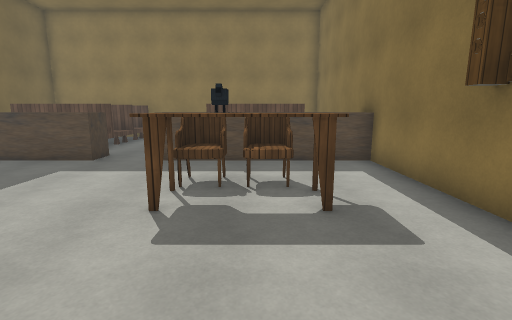
view 1 (above)

17 first-person views from a walk through a 3-D level made in the Unity game engine. The camera is 1.5 m above the floor, tilts 10° down and sees 85° across. The floor is counted in squares, 1 m on a side. Each view is taken from the middle of a square. On the plan, view 1 faces up. The plan holds only what a view shows up to about 14 squares ahead; the rest is blank. The player is left out. Some surface patterns are stand-ins.

view 2
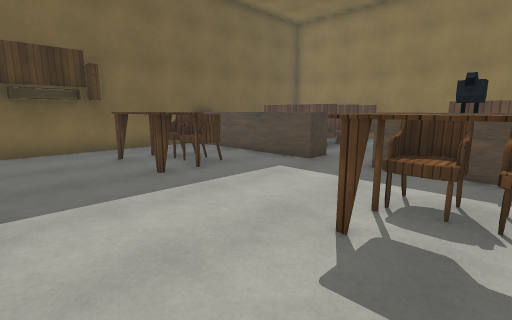

view 3
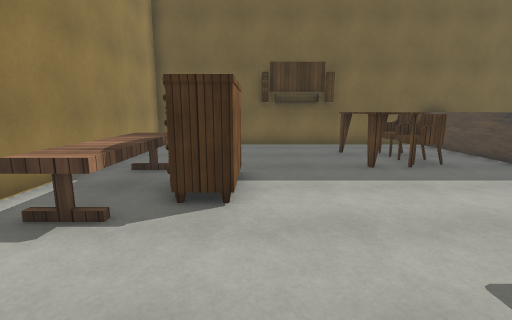

view 4
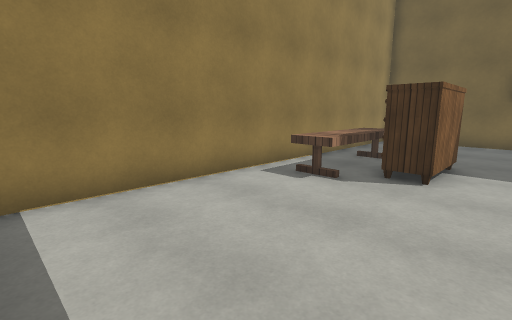

view 5
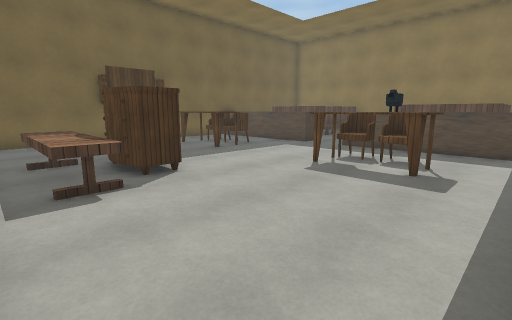

view 6
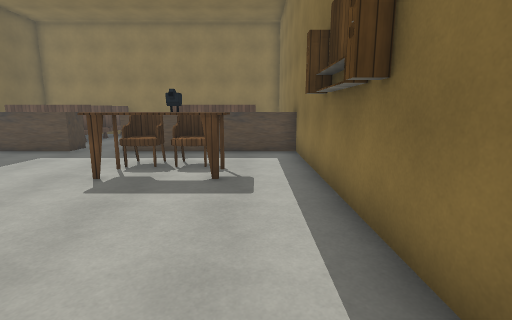

view 7
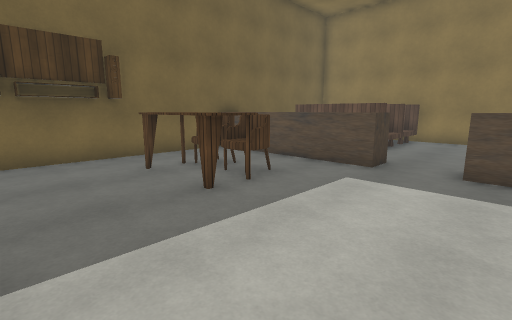

view 8
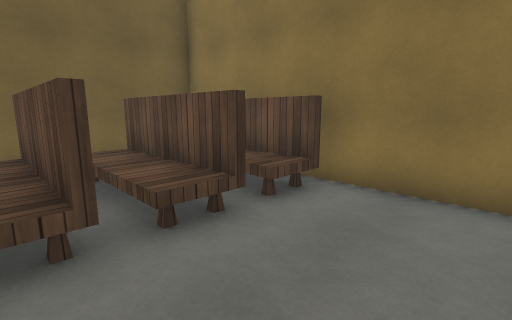

view 9
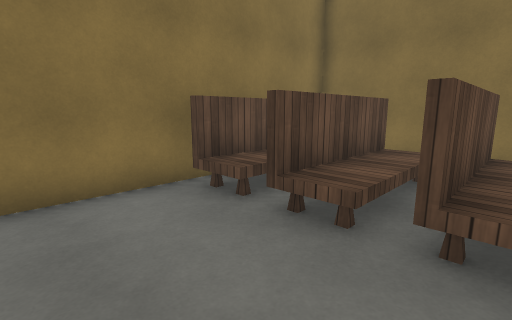

view 10
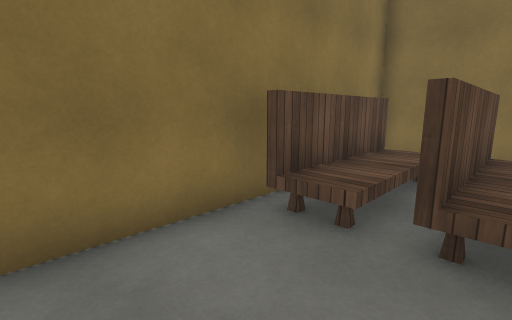

view 11
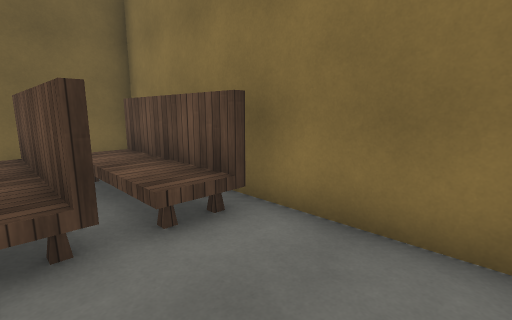

view 12
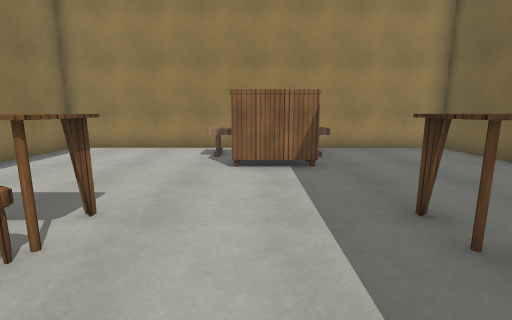

view 13
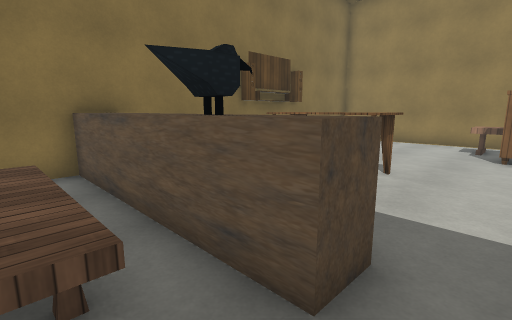

view 14
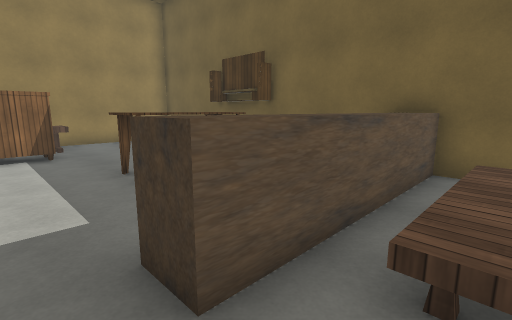

view 15
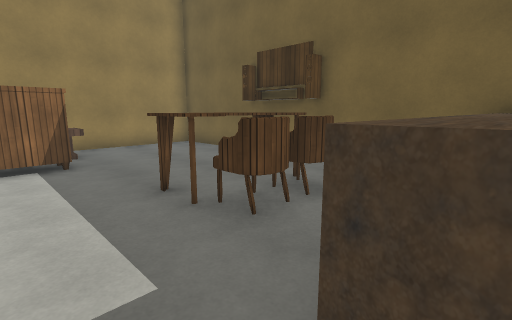

view 16
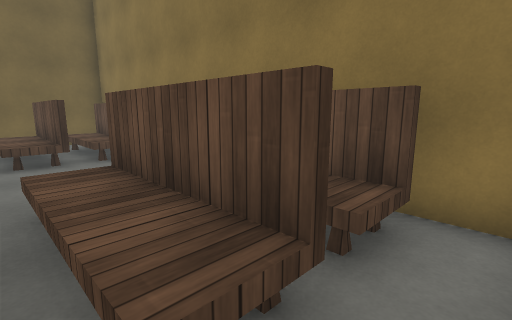

view 17
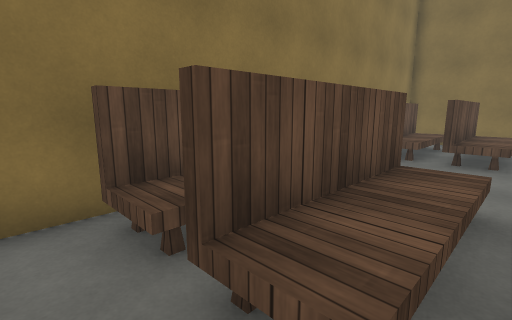

### Floor plan
Key: @ floor where view 1 was taken; # wall or solid block; . floor; ^ raised ledge; O other object.
Columns run from 12 left of view 1 to 4 right of it. Each row starts with its distance up from view 1.
 17 ###   #####   ###
 16 #.#OOO#...#OOO#.#
 15 #.OOOOO...OOOOO.#
 14 #.OOOOO...OOOOO.#
 13 # OOOOO...OOOOO #
 12 #.OOOOO...OOOOO.#
 11 # OOOOO...OOOOO #
 10 #...............#
  9 #^^^^^^^.^^O^^^^#
  8 #...............#
  7 #...............#
  6 #..OOO.....OO...#
  5 #..OOOO...OOOO..#
  4 #..OOOO...OOOO..#
  3 #...............#
  2 #...............#
  1 #...............#
  0 #...........@...#
 -1 #.....OOOO......#
 -2 #.....OOOO......#
 -3 #...............#
 -4 #################

Where each view was taken, in squares from view 1:
view 1: 0 up, 0 right, facing up
view 2: 1 up, 0 right, facing up-left
view 3: 1 up, 1 right, facing left
view 4: 2 up, 3 right, facing down-left
view 5: 3 down, 3 right, facing up-left
view 6: 2 down, 2 right, facing up
view 7: 1 up, 2 left, facing up-left
view 8: 11 up, 3 left, facing up-left
view 9: 11 up, 5 left, facing up-right
view 10: 13 up, 5 left, facing up-right
view 11: 13 up, 3 left, facing up-left
view 12: 8 up, 4 left, facing down
view 13: 11 up, 4 left, facing down-right
view 14: 11 up, 4 left, facing down-left
view 15: 9 up, 4 left, facing down-left
view 16: 12 up, 3 right, facing up-left
view 17: 12 up, 11 left, facing up-right
